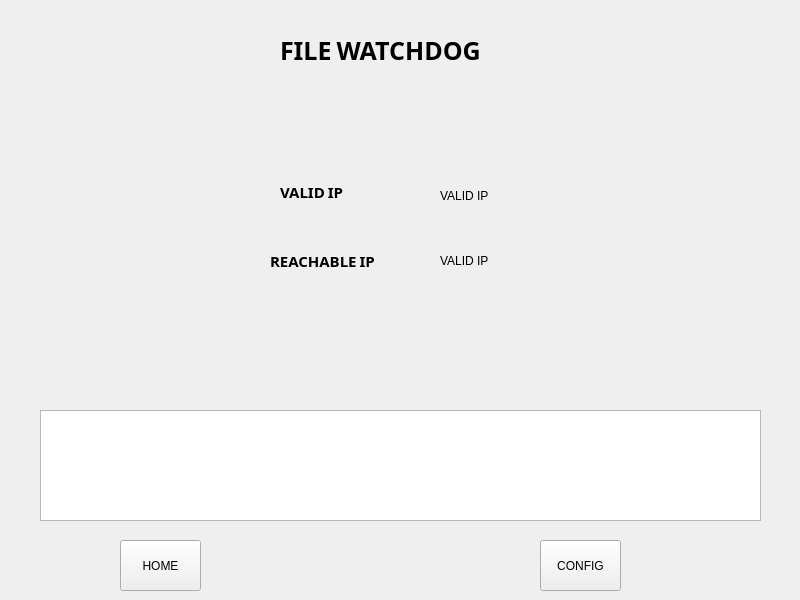
<?xml version="1.0" encoding="UTF-8"?>
<ui version="4.0">
 <class>MainWindow</class>
 <widget class="QMainWindow" name="MainWindow">
  <property name="geometry">
   <rect>
    <x>0</x>
    <y>0</y>
    <width>800</width>
    <height>600</height>
   </rect>
  </property>
  <property name="windowTitle">
   <string>MainWindow</string>
  </property>
  <widget class="QWidget" name="main_window_container">
   <widget class="QWidget" name="bottom_menuwidget" native="true">
    <property name="geometry">
     <rect>
      <x>0</x>
      <y>390</y>
      <width>801</width>
      <height>211</height>
     </rect>
    </property>
    <widget class="QPushButton" name="btn_home">
     <property name="geometry">
      <rect>
       <x>120</x>
       <y>150</y>
       <width>81</width>
       <height>51</height>
      </rect>
     </property>
     <property name="text">
      <string>HOME</string>
     </property>
    </widget>
    <widget class="QPushButton" name="btn_cfg">
     <property name="geometry">
      <rect>
       <x>540</x>
       <y>150</y>
       <width>81</width>
       <height>51</height>
      </rect>
     </property>
     <property name="text">
      <string>CONFIG</string>
     </property>
    </widget>
    <widget class="QPlainTextEdit" name="ptext_edit_config">
     <property name="geometry">
      <rect>
       <x>40</x>
       <y>20</y>
       <width>721</width>
       <height>111</height>
      </rect>
     </property>
     <property name="undoRedoEnabled">
      <bool>false</bool>
     </property>
     <property name="readOnly">
      <bool>true</bool>
     </property>
    </widget>
   </widget>
   <widget class="QStackedWidget" name="main_window_stack">
    <property name="geometry">
     <rect>
      <x>0</x>
      <y>0</y>
      <width>801</width>
      <height>391</height>
     </rect>
    </property>
    <widget class="QWidget" name="home">
     <widget class="QLabel" name="ip_valid_lbl">
      <property name="geometry">
       <rect>
        <x>280</x>
        <y>176</y>
        <width>71</width>
        <height>31</height>
       </rect>
      </property>
      <property name="font">
       <font>
        <family>Noto Sans Adlam</family>
        <pointsize>11</pointsize>
        <weight>75</weight>
        <bold>true</bold>
       </font>
      </property>
      <property name="text">
       <string>VALID IP</string>
      </property>
     </widget>
     <widget class="QLabel" name="ip_reach_lbl">
      <property name="geometry">
       <rect>
        <x>270</x>
        <y>240</y>
        <width>131</width>
        <height>41</height>
       </rect>
      </property>
      <property name="font">
       <font>
        <family>Noto Sans Adlam</family>
        <pointsize>11</pointsize>
        <weight>75</weight>
        <bold>true</bold>
       </font>
      </property>
      <property name="text">
       <string>REACHABLE IP</string>
      </property>
     </widget>
     <widget class="QLabel" name="title_lbl">
      <property name="geometry">
       <rect>
        <x>280</x>
        <y>20</y>
        <width>261</width>
        <height>61</height>
       </rect>
      </property>
      <property name="font">
       <font>
        <family>Noto Sans Adlam</family>
        <pointsize>19</pointsize>
        <weight>75</weight>
        <bold>true</bold>
       </font>
      </property>
      <property name="text">
       <string>FILE WATCHDOG</string>
      </property>
     </widget>
     <widget class="QLabel" name="img_valid_ip">
      <property name="geometry">
       <rect>
        <x>440</x>
        <y>180</y>
        <width>71</width>
        <height>31</height>
       </rect>
      </property>
      <property name="text">
       <string>VALID IP</string>
      </property>
     </widget>
     <widget class="QLabel" name="img_reach_lbl">
      <property name="geometry">
       <rect>
        <x>440</x>
        <y>245</y>
        <width>71</width>
        <height>31</height>
       </rect>
      </property>
      <property name="text">
       <string>VALID IP</string>
      </property>
     </widget>
    </widget>
    <widget class="QWidget" name="config">
     <property name="enabled">
      <bool>true</bool>
     </property>
     <widget class="QLabel" name="config_label">
      <property name="geometry">
       <rect>
        <x>320</x>
        <y>40</y>
        <width>191</width>
        <height>41</height>
       </rect>
      </property>
      <property name="font">
       <font>
        <pointsize>17</pointsize>
        <weight>75</weight>
        <bold>true</bold>
       </font>
      </property>
      <property name="text">
       <string>CONFIG</string>
      </property>
     </widget>
     <widget class="QLineEdit" name="qline_folder_path">
      <property name="geometry">
       <rect>
        <x>440</x>
        <y>230</y>
        <width>211</width>
        <height>31</height>
       </rect>
      </property>
      <property name="readOnly">
       <bool>true</bool>
      </property>
     </widget>
     <widget class="QLabel" name="label">
      <property name="geometry">
       <rect>
        <x>130</x>
        <y>110</y>
        <width>101</width>
        <height>31</height>
       </rect>
      </property>
      <property name="text">
       <string>IP</string>
      </property>
     </widget>
     <widget class="QPushButton" name="btn_save_cfg">
      <property name="geometry">
       <rect>
        <x>340</x>
        <y>320</y>
        <width>80</width>
        <height>31</height>
       </rect>
      </property>
      <property name="text">
       <string>SAVE</string>
      </property>
     </widget>
     <widget class="QLabel" name="label_4">
      <property name="geometry">
       <rect>
        <x>130</x>
        <y>230</y>
        <width>101</width>
        <height>31</height>
       </rect>
      </property>
      <property name="text">
       <string>folder path</string>
      </property>
     </widget>
     <widget class="QLabel" name="label_2">
      <property name="geometry">
       <rect>
        <x>130</x>
        <y>170</y>
        <width>101</width>
        <height>31</height>
       </rect>
      </property>
      <property name="text">
       <string>API endpoint</string>
      </property>
     </widget>
     <widget class="QLineEdit" name="qline_api_endpoint">
      <property name="geometry">
       <rect>
        <x>350</x>
        <y>170</y>
        <width>211</width>
        <height>31</height>
       </rect>
      </property>
      <property name="readOnly">
       <bool>true</bool>
      </property>
     </widget>
     <widget class="QPushButton" name="btn_open_folder_files">
      <property name="geometry">
       <rect>
        <x>350</x>
        <y>230</y>
        <width>80</width>
        <height>31</height>
       </rect>
      </property>
      <property name="text">
       <string>open folder</string>
      </property>
     </widget>
     <widget class="QLineEdit" name="qline_ip">
      <property name="geometry">
       <rect>
        <x>350</x>
        <y>110</y>
        <width>211</width>
        <height>31</height>
       </rect>
      </property>
     </widget>
    </widget>
   </widget>
  </widget>
 </widget>
 <resources/>
 <connections/>
</ui>
